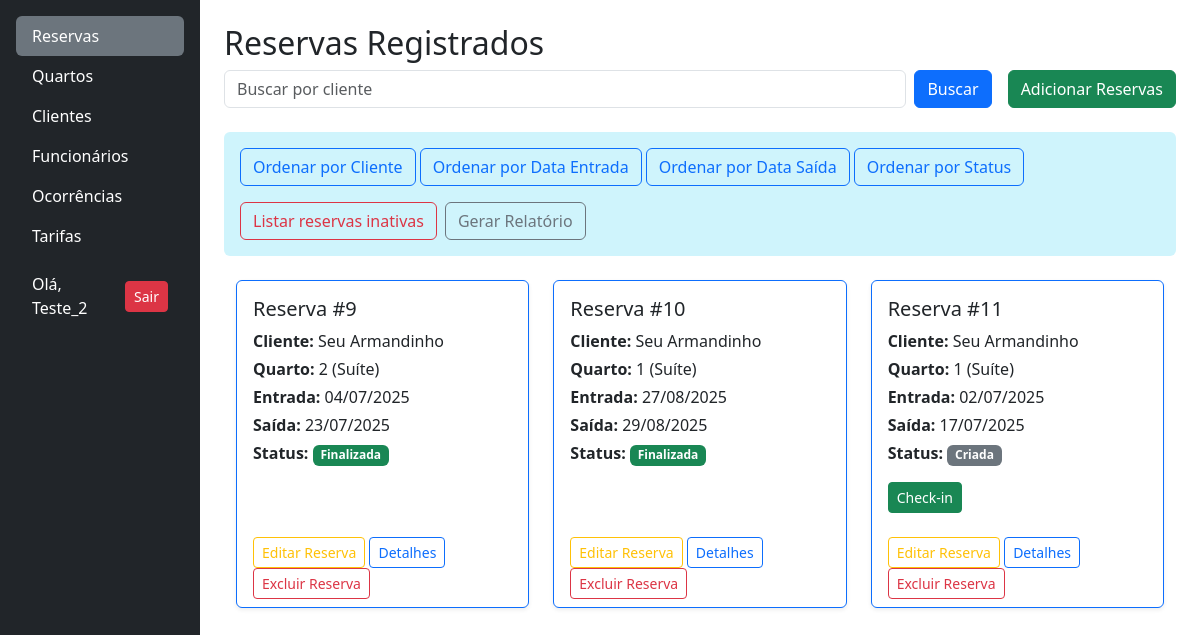
Screenshot of / (signed in) with the database file from the repository.
### reservas/models.py (models this page shows, shortened)
class Reserva(models.Model):
    data_entrada = models.DateField()
    data_saida = models.DateField()
    cliente = models.ForeignKey(Cliente, on_delete=models.RESTRICT)
    funcionario = models.ForeignKey(User, on_delete=models.RESTRICT)
    quarto = models.ForeignKey(Quarto, on_delete=models.RESTRICT)
    criada_em = models.DateTimeField(auto_now_add=True)
    status = models.CharField(
        max_length=20,
        choices=STATUS_RESERVA_CHOICES,
        default='criada',
    )

### clientes/models.py (models this page shows, shortened)
class Cliente(models.Model):
    nome = models.CharField(max_length=50, blank=False)
    email = models.EmailField(max_length=254, blank=False)
    telefone = models.CharField(max_length=11, blank=False)
    cpf = models.CharField(max_length=11, unique=True, blank=False)
    endereco = models.CharField(
        max_length=50, blank=False, verbose_name="Endereço")
    cep = models.CharField(max_length=8, blank=False)
    ativo = models.BooleanField(default=True)

### quartos/models.py (models this page shows, shortened)
class Quarto(models.Model):
    numero = models.IntegerField(
        unique=True,
        verbose_name="Número do Quarto"
    )
    andar = models.IntegerField(
        verbose_name="Andar do Quarto"
    )
    descricao = models.TextField(
        blank=True,
        null=True,
        verbose_name="Descrição do Quarto"
    )
    status = models.CharField(
        choices=QUARTO_STATUS_CHOICES,
        max_length=25,
        blank=False,
        verbose_name="Status Atual"
    )
    tipo = models.ForeignKey(
        TipoQuarto,
        on_delete=models.RESTRICT,
        verbose_name="Tipo de Quarto"
    )
    foto = StdImageField(
        upload_to='fotos/quartos',
        variations={'thumb': (150, 150), 'medium': (
            300, 300), 'large': (600, 400)},
        blank=True,
        null=True
    )

class TipoQuarto(models.Model):
    nome = models.CharField(max_length=100, unique=True, blank=False)
    descricao = models.TextField(max_length=400, blank=True, null=True)
    capacidade = models.IntegerField(verbose_name="Capacidade", blank=False)

### reservas/views.py (the view)
# urls.py: path("", include('reservas.urls')),
@login_required
def reservas(request):
    query = request.GET.get('busca', '')
    if query:
        reservas = Reserva.objects.filter(
            cliente__nome__icontains=query, status__in=[
                "criada", "em_andamento", "finalizada"]
        )
    else:
        reservas = Reserva.objects.filter(
            status__in=["criada", "em_andamento", "finalizada"])
    dados = {
        'reservas': reservas,
        'query': query,
        'ativos': True,
    }
    return render(request, 'reservas/index.html', dados)

### reservas/templates/reservas/index.html
{% extends 'base.html' %}
{% block content %}
   <h2>Reservas Registrados</h2>
    <div class="d-flex flex-wrap align-items-center gap-3 mb-4">
        <div class="flex-grow-1">
            {% include 'partials/_busca.html' with placeholder_text="Buscar por cliente" %}
        </div>
        <div class="d-flex flex-wrap align-items-center gap-2">
            <a href="{% url 'reservas:cadastrar_reserva' %}" class="btn btn-success">Adicionar Reservas</a>
        </div>
    </div>
    <div class="d-flex flex-wrap gap-3 align-items-center bg-info-subtle text-white p-3 rounded mb-3 justify-content-between">
        <div>
            <a href="{% url 'reservas:ordenar_reserva' 'cliente' %}?busca={{ query }}&ativo={{ ativos }}" class="btn btn-outline-primary">Ordenar por Cliente</a>
            <a href="{% url 'reservas:ordenar_reserva' 'data_entrada' %}?busca={{ query }}&ativo={{ ativos }}" class="btn btn-outline-primary">Ordenar por Data Entrada</a>
            <a href="{% url 'reservas:ordenar_reserva' 'data_saida' %}?busca={{ query }}&ativo={{ ativos }}" class="btn btn-outline-primary">Ordenar por Data Saída</a>
            <a href="{% url 'reservas:ordenar_reserva' 'status' %}?busca={{ query }}&ativo={{ ativos }}" class="btn btn-outline-primary">Ordenar por Status</a>
        </div>
        <div class="d-flex flex-wrap gap-2">
            {% if ativos %}
                <a href="{% url 'reservas:reservas_inativas' %}" class="btn btn-outline-danger">Listar reservas inativas</a>
            {% else %}
                <a href="{% url 'reservas:reservas' %}" class="btn btn-outline-success">Listar reservas ativas</a>
            {% endif %}
            <a href="{% url 'reservas:relatorio_reservas' %}" class="btn btn-outline-secondary">Gerar Relatório</a>
        </div>
    </div>
    {% include 'reservas/partials/_cards_reservas.html' with reservas=reservas %}
{% endblock %}

### templates/partials/_menu_itens.html
<ul class="nav nav-pills flex-column mb-auto">
    <li>
        <a href="{% url 'reservas:reservas' %}"
           class="nav-link text-white {% if request.resolver_match.app_name == 'reservas' %}active bg-secondary{% endif %}">
            Reservas
        </a>
    </li>
    {% if user.is_staff %}
    <li>
        <a href="{% url 'quartos' %}"
           class="nav-link text-white {% if '/quartos/' in request.path %}active bg-secondary{% endif %}">
            Quartos
        </a>
    </li>
    {% endif %}
    <li>
        <a href="{% url 'clientes' %}"
           class="nav-link text-white {% if '/clientes/' in request.path %}active bg-secondary{% endif %}">
            Clientes
        </a>
    </li>
    {% if user.is_staff %}
    <li>
        <a href="{% url 'funcionarios' %}"
           class="nav-link text-white {% if '/funcionarios/' in request.path %}active bg-secondary{% endif %}">
            Funcionários
        </a>
    </li>
    {% endif %}
    <li>
        <a href="{% url 'lista_ocorrencias' %}" class="nav-link text-white {% if '/ocorrencias/' in request.path %}active bg-secondary{% endif %}">
            Ocorrências
        </a>
    </li>
    {% if user.is_staff %}
    <li>
        {% if request.user.is_staff %}
        <a href="{% url 'lista_tarifas' %}" class="nav-link text-white {% if '/tarifas/' in request.path %}active bg-secondary{% endif %}">
            Tarifas
        </a>
        {% endif %}
    </li>
    {% endif %}
     {% if user.is_authenticated %}
        <li class="mt-3">
            <div class="d-flex align-items-center gap-2 px-3 text-white">
                <span>Olá, {{ user.username }}</span>
                <a href="{% url 'logout' %}" class="btn btn-danger btn-sm ms-auto">Sair</a>
                </div>
        </li>
    {% endif %}
</ul>

### reservas/templates/reservas/partials/_card_reserva.html (shortened to what this page needs)
<div class="col">
    <div class="card h-100 border-primary shadow-sm">
        <div class="card-body">
            <h5 class="card-title">Reserva #{{ reserva.pk }}</h5>
            <p class="mb-1"><strong>Cliente:</strong> {{ reserva.cliente.nome }}</p>
            <p class="mb-1"><strong>Quarto:</strong> {{ reserva.quarto.numero }} ({{ reserva.quarto.tipo.nome }})</p>
            <p class="mb-1"><strong>Entrada:</strong> {{ reserva.data_entrada|date:"d/m/Y" }}</p>
            <p class="mb-1"><strong>Saída:</strong> {{ reserva.data_saida|date:"d/m/Y" }}</p>
            <p>
                <strong>Status:</strong>
                <span class="badge
                  {% if reserva.status == 'criada' %}bg-secondary
                  {% elif reserva.status == 'em_andamento' %}bg-warning text-dark
                  {% elif reserva.status == 'finalizada' %}bg-success
                  {% elif reserva.status == 'cancelada' %}bg-danger
                  {% else %}bg-dark
                  {% endif %}
                ">
                    {{ reserva.get_status_display }}
                </span>
            </p>
            {% if reserva.status == "criada" %}
                <a href="{% url 'reservas:realizar_checkin' reserva.id %}" class="btn btn-sm btn-success">
                    Check-in
                </a>
            {% endif %}
        </div>
        <div class="card-footer bg-transparent border-0" >
            <a href="{% url 'reservas:editar_reserva' reserva.id %}" class="btn btn-outline-warning btn-sm">Editar
                Reserva</a>
            <a href="#" class="btn btn-outline-primary btn-sm">
                Detalhes
            </a>
            {% if reserva.status == 'cancelada' %}
            <a href="{% url 'reservas:ativar_reserva' reserva.id %}" class="btn btn-outline-secondary btn-sm">Ativar
                Reserva</a>
            {% else %}
            <a href="{% url 'reservas:excluir_reserva' reserva.id %}" class="btn btn-outline-danger btn-sm">Excluir
                Reserva</a>
            {% endif %}
        </div>
    </div>
</div>

### templates/base.html (style rules this page uses)
html, body { height: 100%; margin: 0; }

### rows the page displays
Reserva: pk "9", cliente.nome "Seu Armandinho", quarto.numero "2", quarto.tipo.nome "Suíte", data_entrada "04/07/2025", data_saida "23/07/2025", status "Finalizada", shows "Excluir Reserva"
Reserva: pk "10", cliente.nome "Seu Armandinho", quarto.numero "1", quarto.tipo.nome "Suíte", data_entrada "27/08/2025", data_saida "29/08/2025", status "Finalizada", shows "Excluir Reserva"
Reserva: pk "11", cliente.nome "Seu Armandinho", quarto.numero "1", quarto.tipo.nome "Suíte", data_entrada "02/07/2025", data_saida "17/07/2025", status "Criada", shows "Check-in", shows "Excluir Reserva"

### other values shown
{{ user.username }} "Teste_2"
